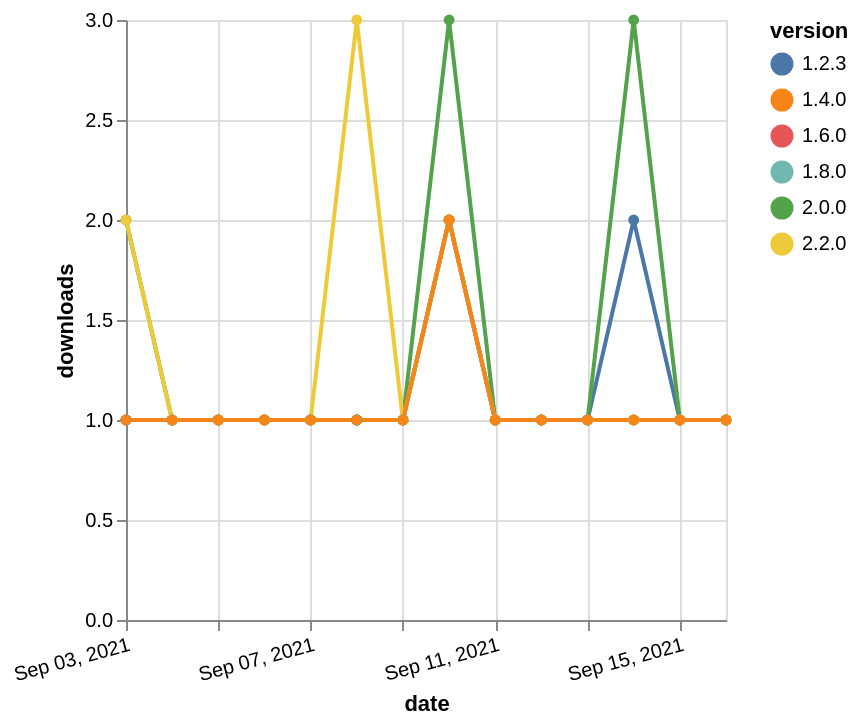

Write a Vega-Lite specification for this figure.
### Vega-Lite specification from a JSON file in a GitHub repository (floating-point values rounded to 4 significant figures)
{"$schema": "https://vega.github.io/schema/vega-lite/v5.json", "description": "A simple bar chart with embedded data.", "data": {"values": [{"date": "2021-09-03", "total": 203, "delta": 1, "version": "1.6.0"}, {"date": "2021-09-04", "total": 204, "delta": 1, "version": "1.6.0"}, {"date": "2021-09-05", "total": 205, "delta": 1, "version": "1.6.0"}, {"date": "2021-09-06", "total": 206, "delta": 1, "version": "1.6.0"}, {"date": "2021-09-07", "total": 207, "delta": 1, "version": "1.6.0"}, {"date": "2021-09-08", "total": 208, "delta": 1, "version": "1.6.0"}, {"date": "2021-09-09", "total": 209, "delta": 1, "version": "1.6.0"}, {"date": "2021-09-10", "total": 211, "delta": 2, "version": "1.6.0"}, {"date": "2021-09-11", "total": 212, "delta": 1, "version": "1.6.0"}, {"date": "2021-09-12", "total": 213, "delta": 1, "version": "1.6.0"}, {"date": "2021-09-13", "total": 214, "delta": 1, "version": "1.6.0"}, {"date": "2021-09-14", "total": 215, "delta": 1, "version": "1.6.0"}, {"date": "2021-09-15", "total": 216, "delta": 1, "version": "1.6.0"}, {"date": "2021-09-16", "total": 217, "delta": 1, "version": "1.6.0"}, {"date": "2021-09-03", "total": 181, "delta": 1, "version": "1.8.0"}, {"date": "2021-09-04", "total": 182, "delta": 1, "version": "1.8.0"}, {"date": "2021-09-05", "total": 183, "delta": 1, "version": "1.8.0"}, {"date": "2021-09-06", "total": 184, "delta": 1, "version": "1.8.0"}, {"date": "2021-09-07", "total": 185, "delta": 1, "version": "1.8.0"}, {"date": "2021-09-08", "total": 186, "delta": 1, "version": "1.8.0"}, {"date": "2021-09-09", "total": 187, "delta": 1, "version": "1.8.0"}, {"date": "2021-09-10", "total": 189, "delta": 2, "version": "1.8.0"}, {"date": "2021-09-11", "total": 190, "delta": 1, "version": "1.8.0"}, {"date": "2021-09-12", "total": 191, "delta": 1, "version": "1.8.0"}, {"date": "2021-09-13", "total": 192, "delta": 1, "version": "1.8.0"}, {"date": "2021-09-14", "total": 193, "delta": 1, "version": "1.8.0"}, {"date": "2021-09-15", "total": 194, "delta": 1, "version": "1.8.0"}, {"date": "2021-09-16", "total": 195, "delta": 1, "version": "1.8.0"}, {"date": "2021-09-03", "total": 265, "delta": 1, "version": "1.2.3"}, {"date": "2021-09-04", "total": 266, "delta": 1, "version": "1.2.3"}, {"date": "2021-09-05", "total": 267, "delta": 1, "version": "1.2.3"}, {"date": "2021-09-06", "total": 268, "delta": 1, "version": "1.2.3"}, {"date": "2021-09-07", "total": 269, "delta": 1, "version": "1.2.3"}, {"date": "2021-09-08", "total": 270, "delta": 1, "version": "1.2.3"}, {"date": "2021-09-09", "total": 271, "delta": 1, "version": "1.2.3"}, {"date": "2021-09-10", "total": 273, "delta": 2, "version": "1.2.3"}, {"date": "2021-09-11", "total": 274, "delta": 1, "version": "1.2.3"}, {"date": "2021-09-12", "total": 275, "delta": 1, "version": "1.2.3"}, {"date": "2021-09-13", "total": 276, "delta": 1, "version": "1.2.3"}, {"date": "2021-09-14", "total": 278, "delta": 2, "version": "1.2.3"}, {"date": "2021-09-15", "total": 279, "delta": 1, "version": "1.2.3"}, {"date": "2021-09-16", "total": 280, "delta": 1, "version": "1.2.3"}, {"date": "2021-09-03", "total": 214, "delta": 2, "version": "2.0.0"}, {"date": "2021-09-04", "total": 215, "delta": 1, "version": "2.0.0"}, {"date": "2021-09-05", "total": 216, "delta": 1, "version": "2.0.0"}, {"date": "2021-09-06", "total": 217, "delta": 1, "version": "2.0.0"}, {"date": "2021-09-07", "total": 218, "delta": 1, "version": "2.0.0"}, {"date": "2021-09-08", "total": 219, "delta": 1, "version": "2.0.0"}, {"date": "2021-09-09", "total": 220, "delta": 1, "version": "2.0.0"}, {"date": "2021-09-10", "total": 223, "delta": 3, "version": "2.0.0"}, {"date": "2021-09-11", "total": 224, "delta": 1, "version": "2.0.0"}, {"date": "2021-09-12", "total": 225, "delta": 1, "version": "2.0.0"}, {"date": "2021-09-13", "total": 226, "delta": 1, "version": "2.0.0"}, {"date": "2021-09-14", "total": 229, "delta": 3, "version": "2.0.0"}, {"date": "2021-09-15", "total": 230, "delta": 1, "version": "2.0.0"}, {"date": "2021-09-16", "total": 231, "delta": 1, "version": "2.0.0"}, {"date": "2021-09-03", "total": 120, "delta": 2, "version": "2.2.0"}, {"date": "2021-09-04", "total": 121, "delta": 1, "version": "2.2.0"}, {"date": "2021-09-05", "total": 122, "delta": 1, "version": "2.2.0"}, {"date": "2021-09-06", "total": 123, "delta": 1, "version": "2.2.0"}, {"date": "2021-09-07", "total": 124, "delta": 1, "version": "2.2.0"}, {"date": "2021-09-08", "total": 127, "delta": 3, "version": "2.2.0"}, {"date": "2021-09-09", "total": 128, "delta": 1, "version": "2.2.0"}, {"date": "2021-09-10", "total": 130, "delta": 2, "version": "2.2.0"}, {"date": "2021-09-11", "total": 131, "delta": 1, "version": "2.2.0"}, {"date": "2021-09-12", "total": 132, "delta": 1, "version": "2.2.0"}, {"date": "2021-09-13", "total": 133, "delta": 1, "version": "2.2.0"}, {"date": "2021-09-14", "total": 134, "delta": 1, "version": "2.2.0"}, {"date": "2021-09-15", "total": 135, "delta": 1, "version": "2.2.0"}, {"date": "2021-09-16", "total": 136, "delta": 1, "version": "2.2.0"}, {"date": "2021-09-03", "total": 205, "delta": 1, "version": "1.4.0"}, {"date": "2021-09-04", "total": 206, "delta": 1, "version": "1.4.0"}, {"date": "2021-09-05", "total": 207, "delta": 1, "version": "1.4.0"}, {"date": "2021-09-06", "total": 208, "delta": 1, "version": "1.4.0"}, {"date": "2021-09-07", "total": 209, "delta": 1, "version": "1.4.0"}, {"date": "2021-09-08", "total": 210, "delta": 1, "version": "1.4.0"}, {"date": "2021-09-09", "total": 211, "delta": 1, "version": "1.4.0"}, {"date": "2021-09-10", "total": 213, "delta": 2, "version": "1.4.0"}, {"date": "2021-09-11", "total": 214, "delta": 1, "version": "1.4.0"}, {"date": "2021-09-12", "total": 215, "delta": 1, "version": "1.4.0"}, {"date": "2021-09-13", "total": 216, "delta": 1, "version": "1.4.0"}, {"date": "2021-09-14", "total": 217, "delta": 1, "version": "1.4.0"}, {"date": "2021-09-15", "total": 218, "delta": 1, "version": "1.4.0"}, {"date": "2021-09-16", "total": 219, "delta": 1, "version": "1.4.0"}]}, "width": "container", "mark": {"type": "line", "point": {"filled": true}}, "encoding": {"x": {"field": "date", "type": "temporal", "timeUnit": "yearmonthdate", "title": "date", "axis": {"labelAngle": -15}}, "y": {"field": "delta", "type": "quantitative", "title": "downloads"}, "color": {"field": "version", "type": "nominal"}, "tooltip": {"field": "delta"}}}
